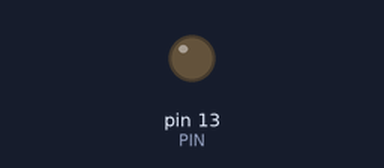
A sketch run on a simulated Arduino Uno, built with avr-gcc and run on an emulated ATmega328P. Shown: output pins drawn as LEDs (lit = HIGH). What the sketch prints to the serial monitor is not drawn.

Above: at 0.3 s.
At 4.6 s:
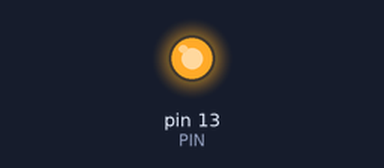
Timing chart, 0 to 7.1 s (numbered marks = the images above):
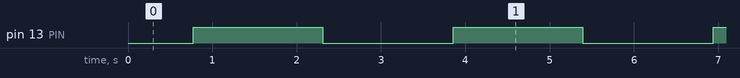

Measured:
- by itself, pin 13 (PIN): alternates HIGH for 1.5 s and LOW for 1.5 s

The sketch:

led_dimmer.ino
```cpp
const int PIN = 13;

// Sets up output pin and serial comms.
void setup() {
	Serial.begin(9600);
  pinMode(PIN, OUTPUT);
  Serial.println("Enter voltage between 0.0 and 5.0:");
}

// Dims the LED up and down like an emergency flasher.
void loop() {
  static float volts = 0.0;
  static float delta = 0.01;

  int pwmValue = (volts * 255.0) / 5.0;
  analogWrite(PIN, pwmValue);
  delay(3);
  if (volts >= 5.0) {
    delta = -0.01;
  }
  else if (volts <= 0.0) {
    delta = 0.01;
  }
  volts += delta;
} // loop()


// Switches pulse width depending on input via serial port.
void loop2() {
	if ( Serial.available() ) {
		float volts = Serial.parseFloat();
		// PWM is pulse width modulation.  Basically, instead of leaving a signal on, you rapidly turn it on and then off like 500 times per second.
    // The fraction of the amount of time it is on each cycle is the pulse width (duty cycle).
    // The pin is capable of 255 different pulse widths.
		int pwmValue = (volts * 255.0) / 5.0;
    Serial.println(pwmValue);

    // Certain pins can output PWM signal instead of just low or high.
    // This allows you to reduce the average power out on the pin thus acting like a dimmer.
    // Looks like you must use analogWrite() to use an otherwise digital pin's PWM capability.
		analogWrite(PIN, pwmValue);

	} // serial input available
} // loop()
```
